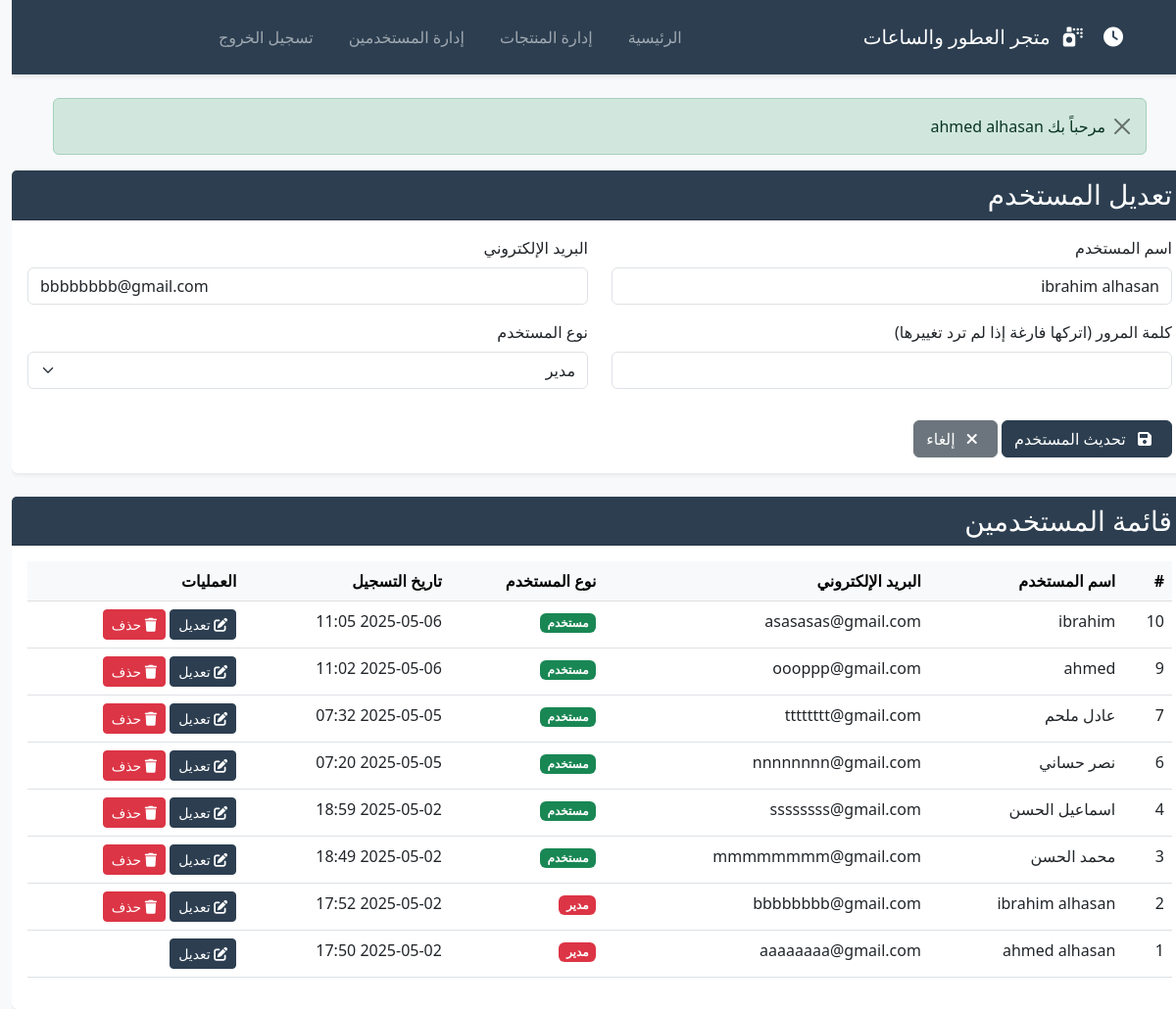
/users.php?edit=2 (signed in), run on the app's committed database.
### tables this page shows
CREATE TABLE `users` (
  `id` int(11) NOT NULL,
  `username` varchar(50) NOT NULL,
  `email` varchar(100) NOT NULL,
  `password` varchar(255) NOT NULL,
  `role` enum('user','admin') DEFAULT 'user',
  `created_at` timestamp NOT NULL DEFAULT current_timestamp()
);

### users.php (the view, shortened to what this page needs)
<?php
require_once 'config/database.php';
$edit_user = null;
if (isset($_GET['edit']) && is_numeric($_GET['edit'])) {
    $stmt = $conn->prepare("SELECT id, username, email, role FROM users WHERE id = ?");
    $stmt->execute([$_GET['edit']]);
    $edit_user = $stmt->fetch(PDO::FETCH_ASSOC);
}
$stmt = $conn->query("SELECT * FROM users ORDER BY created_at DESC");
$users = $stmt->fetchAll(PDO::FETCH_ASSOC);
require_once 'includes/header.php';
?>
<div class="row mb-4">
    <div class="col-md-12">
        <div class="card shadow-sm">
            <div style="background-color:#2c3e50" class="card-header  text-white">
                <h3 class="card-title mb-0"><?php echo $edit_user ? 'تعديل المستخدم' : 'إضافة مستخدم جديد'; ?></h3>
            </div>
            <div class="card-body">
                <form method="POST" class="needs-validation" novalidate>
                    <div class="row">
                        <div class="col-md-6 mb-3">
                            <label for="username" class="form-label">اسم المستخدم</label>
                            <input type="text" class="form-control" id="username" name="username"
                                   value="<?php echo $edit_user ? htmlspecialchars($edit_user['username']) : ''; ?>" required>
                        </div>
                        <div class="col-md-6 mb-3">
                            <label for="email" class="form-label">البريد الإلكتروني</label>
                            <input type="email" class="form-control" id="email" name="email"
                                   value="<?php echo $edit_user ? htmlspecialchars($edit_user['email']) : ''; ?>" required>
                        </div>
                    </div>
                    <div class="row">
                        <div class="col-md-6 mb-3">
                            <label for="password" class="form-label">
                                <?php echo $edit_user ? 'كلمة المرور (اتركها فارغة إذا لم ترد تغييرها)' : 'كلمة المرور'; ?>
                            </label>
                            <input type="password" class="form-control" id="password" name="password"
                                   <?php echo !$edit_user ? 'required' : ''; ?>>
                        </div>
                        <div  class="col-md-6 mb-3">
                            <label for="role" class="form-label">نوع المستخدم</label>
                            <select class="form-select" id="role" name="role" required>
                                <option value="admin" <?php echo ($edit_user && $edit_user['role'] === 'admin') ? 'selected' : ''; ?>>مدير</option>
                            </select>
                        </div>
                    </div>
                    <div class="mt-3">
                        <button type="submit" class="btn btn-primary">
                            <i class="fas fa-save me-2"></i>
                            <?php echo $edit_user ? 'تحديث المستخدم' : 'إضافة المستخدم'; ?>
                        </button>
                        <?php if ($edit_user): ?>
                            <a href="users.php" class="btn btn-secondary">
                                <i class="fas fa-times me-2"></i>
                                إلغاء
                            </a>
                        <?php endif; ?>
                    </div>
                </form>
            </div>
        </div>
    </div>
</div>
<div class="row">
    <div class="col-md-12">
        <div class="card shadow-sm">
            <div  style="    background-color:#2c3e50 ;
                       " class="card-header text-white">
                <h3 class="card-title mb-0">قائمة المستخدمين</h3>
            </div>
            <div class="card-body">
                <div class="table-responsive">
                    <table class="table table-hover">
                        <thead class="table-light">
                            <tr>
                                <th>#</th>
                                <th>اسم المستخدم</th>
                                <th>البريد الإلكتروني</th>
                                <th>نوع المستخدم</th>
                                <th>تاريخ التسجيل</th>
                                <th>العمليات</th>
                            </tr>
                        </thead>
                        <tbody>
                            <?php foreach ($users as $user): ?>
                                <tr>
                                    <td><?php echo $user['id']; ?></td>
                                    <td><?php echo htmlspecialchars($user['username']); ?></td>
                                    <td><?php echo htmlspecialchars($user['email']); ?></td>
                                    <td>
                                        <span class="badge bg-<?php echo $user['role'] === 'admin' ? 'danger' : 'success'; ?>">
                                            <?php echo $user['role'] === 'admin' ? 'مدير' : 'مستخدم'; ?>
                                        </span>
                                    </td>
                                    <td><?php echo date('Y-m-d H:i', strtotime($user['created_at'])); ?></td>
                                    <td>
                                        <a href="users.php?edit=<?php echo $user['id']; ?>"
                                           class="btn btn-sm btn-primary">
                                            <i class="fas fa-edit"></i>
                                            تعديل
                                        </a>
                                        <?php if ($user['id'] !== $_SESSION['user_id']): ?>
                                            <a href="users.php?delete=<?php echo $user['id']; ?>"
                                               class="btn btn-sm btn-danger"
                                               onclick="return confirm('هل أنت متأكد من حذف هذا المستخدم؟');">
                                                <i class="fas fa-trash"></i>
                                                حذف
                                            </a>
                                        <?php endif; ?>
                                    </td>
                                </tr>
                            <?php endforeach; ?>
                        </tbody>
                    </table>
                </div>
            </div>
        </div>
    </div>
</div>

### includes/header.php (style rules this page uses)
:root { --primary-color: #2c3e50; --secondary-color: #34495e; --accent-color: #e74c3c; }
.card { border: none; transition: transform 0.3s ease, box-shadow 0.3s ease; }
.btn-primary { background-color: var(--primary-color); border-color: var(--primary-color); }

### data on the page
users: username "ibrahim alhasan", email "bbbbbbbb@gmail.com", role "مدير", created_at "2025-05-02 17:52"
users: id "10", username "ibrahim", email "asasasas@gmail.com", role "مستخدم", created_at "2025-05-06 11:05"
users: username "ahmed", email "oooppp@gmail.com", role "مستخدم", created_at "2025-05-06 11:02"
users: username "عادل ملحم", email "tttttttt@gmail.com", role "مستخدم", created_at "2025-05-05 07:32"
users: username "نصر حساني", email "nnnnnnnn@gmail.com", role "مستخدم", created_at "2025-05-05 07:20"
users: username "اسماعيل الحسن", email "ssssssss@gmail.com", role "مستخدم", created_at "2025-05-02 18:59"
users: username "محمد الحسن", email "mmmmmmmm@gmail.com", role "مستخدم", created_at "2025-05-02 18:49"
users: username "ahmed alhasan", email "aaaaaaaa@gmail.com", role "مدير", created_at "2025-05-02 17:50"

### other printed values
$_SESSION['message'] "مرحباً بك ahmed alhasan"
